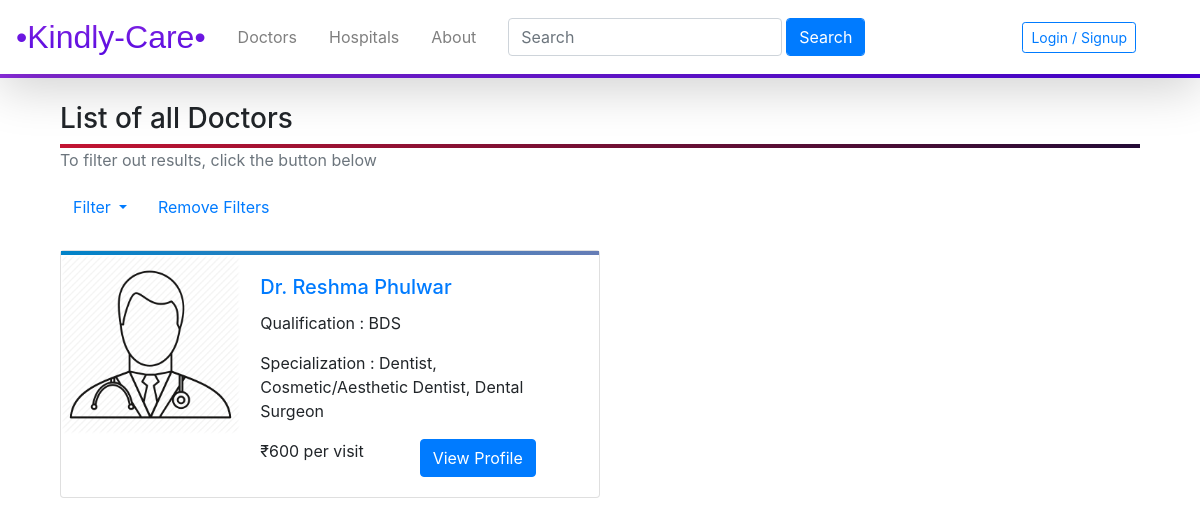
Page /docs on the earlier database version.
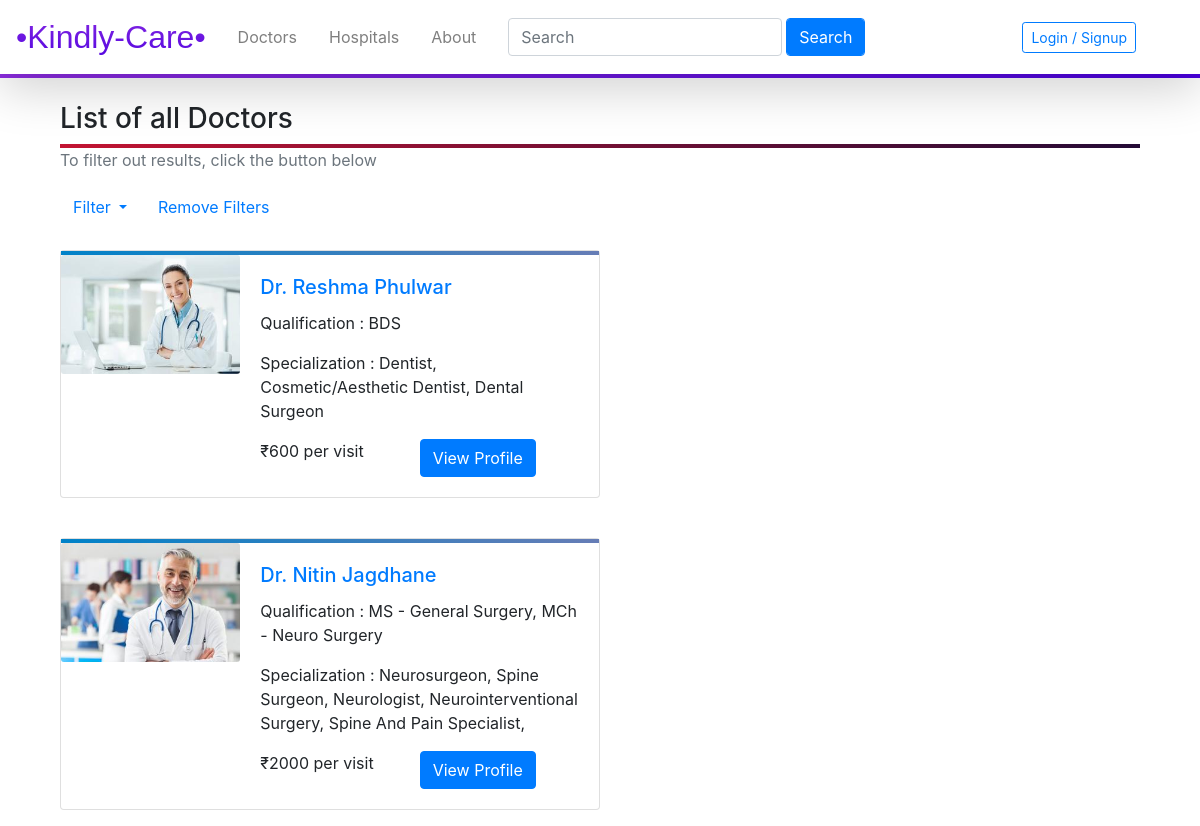
Same page on the later database version.
### kindlycare/models.py (models this page shows, shortened)
class Doctors(db.Model, UserMixin):
    __tablename__ = 'doctors'
    id = db.Column(db.Integer,primary_key = True)
    name = db.Column(db.String(20),nullable = False)
    password = db.Column(db.String(20))
    email = db.Column(db.String(64),unique = True,index = True)
    qualification = db.Column(db.String(50),nullable = False)
    specialization = db.Column(db.String(140))
    consultation_fees = db.Column(db.Integer, nullable = False)
    profile_image = db.Column(db.String(64),default = 'default_image.jpg')
    experience = db.Column(db.Text,nullable = False)
    contact_number = db.Column(db.String(10),nullable = False)
    description = db.Column(db.Text,nullable = False)
    address_line_1 = db.Column(db.Text,nullable = False,default='India')
    address_line_2 = db.Column(db.Text,nullable = False,default='India')
    address_line_3 = db.Column(db.Text,nullable = False,default='India')
    reviews = db.relationship('Reviews',backref='doctor')
    slots = db.relationship('Slots',backref='doctor')
    appointments = db.relationship('Appointments',backref='doctor')
    hospitals_name = db.relationship('Hospitals',secondary=relate, backref = db.backref('doctor', lazy = True))

### kindlycare/core/views.py (the view)
@core.route('/docs')
def docs():
    if request.method == 'POST':
        opt = request.form.get('options')
        print(opt)  # Value of the Radio Button
        return redirect(url_for('core.filter', opt=opt))
    docs = Doctors.query.all()
    return render_template('home.html', docs=docs)

### kindlycare/templates/home.html (shortened to what this page needs)
{% extends 'base.html' %}
{% block content %}
<br>
<div class="container">
    {% if docs %}
    <h3>List of all Doctors</h3>
    <div style="background-image: linear-gradient(to right,#c31432,#240b36);width: 100%;height: 4px;"></div>
    <p class="text-muted">To filter out results, click the button below</a></p>
    <form method="POST" action="/">
        <div class="dropdown">
            <button class="btn btn-link dropdown-toggle" type="button" id="dropdownMenuButton" data-toggle="dropdown"
                aria-haspopup="true" aria-expanded="false">
                Filter
            </button>
            <a href="{{url_for('core.docs')}}" class="btn btn-link">Remove Filters</a>
        </div>
    </form>
    {% for doc in docs %}
    <br>
    <div class="card mb-3" style="max-width: 540px;">
        <div style="background-image: linear-gradient(to right,#0082c8,#667db6);width: 100%;height: 4px;"></div>
        <div class="row no-gutters">
            <div class="col-md-4">
                <img src="{{url_for('static',filename='profile_pics/'+doc.profile_image)}}" class="card-img" alt="...">
            </div>
            <div class="col-md-8">
                <div class="card-body">
                    <h5 class="card-title text-primary">Dr. {{doc.name}}</h5>
                    <p class="card-text">Qualification : {{doc.qualification}}</p>
                    <p class="card-text">Specialization : {{doc.specialization}}</p>
                    <div class="row no-gutters">
                        <div class="col-md-6">
                            <p class="card-text">₹{{doc.consultation_fees}} per visit</p>
                        </div>
                        <div class="col-md-6">
                            <a href="{{url_for('doctors.viewDoctor',doctor_id=doc.id)}}" class="btn btn-primary">View Profile</a>
                        </div>
                    </div>
                </div>
            </div>
        </div>
    </div>
    {% endfor %}
    {% endif %}
</div>
{% endblock %}

### kindlycare/templates/base.html (shortened to what this page needs)
<!DOCTYPE html>
<html lang="en">
<head>
    <link rel="stylesheet" href="home.css">
    <link rel="stylesheet" href="https://stackpath.bootstrapcdn.com/bootstrap/4.4.1/css/bootstrap.min.css"
>
    <link rel="stylesheet" type="text/css"
        href="https://cdnjs.cloudflare.com/ajax/libs/font-awesome/5.11.2/css/all.css">
</head>
<body>
    <nav class="shadow-lg navbar navbar-expand-lg navbar-light">
        <ul class="navbar-nav">
            <a class="navbar-brand" href="{{url_for('core.home')}}" style="font-family: 'Gill Sans', 'Gill Sans MT', Calibri, 'Trebuchet MS', sans-serif;background: -webkit-linear-gradient(#8E2DE2,#4A00E0); -webkit-background-clip: text;
                -webkit-text-fill-color: transparent;font-size: 2rem;">•Kindly-Care•</a>
        </ul>
        <ul class="navbar-nav">
            <li class="nav-item"><a href="{{url_for('core.docs')}}" class="nav-link ml-2 mr-2">Doctors</a></li>
            <li class="nav-item"><a href="{{url_for('core.hosps')}}" class="nav-link ml-2 mr-2">Hospitals</a></li>
            <li class="nav-item"><a href="about" class="nav-link ml-2 mr-4">About</a></li>
            <form class="form-inline" method='GET' action="search">
                <input type="text" class="form-control ml-auto" name="query" placeholder="Search">
                <input type="submit" class="btn btn-primary form-control ml-1 mr-1" value="Search">
            </form>
        </ul>
        <ul class="navbar-nav ml-auto mr-5">
            {%if current_user.is_authenticated%}
            <li class="nav-item dropdown">
                <a class="nav-link dropdown-toggle" href="#" id="navbarDropdown" role="button" data-toggle="dropdown"
                    aria-haspopup="true" aria-expanded="false">
                    {{current_user.name}}
                </a>
                <div class="dropdown-menu" aria-labelledby="navbarDropdown">
                    <a class="dropdown-item" href="{{url_for('doctors.appointments')}}">My Appointments</a>
                    <a class="dropdown-item" href="{{url_for('doctors.view_feedbacks')}}">My Feedback</a>
                    <a class="dropdown-item" href="{{url_for('doctors.update_doctor')}}">View/Update Profile</a>
                    <div class="dropdown-divider"></div>
                    <a class="dropdown-item" href="{{url_for('doctors.logout')}}">Log Out</a>
                </div>
            </li>
            {%else%}
            <li class="nav-item"><a class="btn btn-sm btn-outline-primary" href="{{url_for('doctors.register')}}"> Login
                    /
                    Signup </a></li>
            {%endif%}
        </ul>
    </nav>
    <div style="background-image: linear-gradient(to right,#8E2DE2,#4A00E0);width: 100%;height: 4px;"></div>
    <div class="container">
        {% block content %}
        {% endblock %}
    </div>
</body>
</html>

### kindlycare/templates/base.html (style rules this page uses)
html { scroll-behavior: smooth; }

Differences in the rows shown:
changed Doctors "Reshma Phulwar": profile_image: picture added in place of a placeholder
added Doctors: profile_image (picture), name "Nitin Jagdhane", qualification "MS - General Surgery, MCh - Neuro Surgery", specialization "Neurosurgeon, Spine Surgeon, Neurologist, Neurointerventional Surgery, Spine And Pain Specialist,", consultation_fees "2000"
